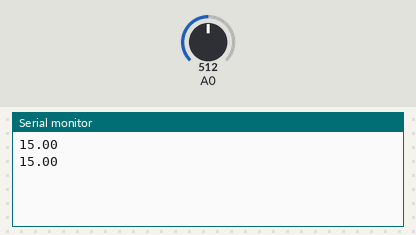
Recording of a sketch running on a simulated Arduino Mega 2560, built with avr-gcc and run on an emulated ATmega2560. Shown: the last lines printed to the serial monitor. The test bench sets the inputs (shaded band); at power-on: A0 = 512.

Above: at 1.8 s.
1.9 s: A0 set to 716
At 2.8 s:
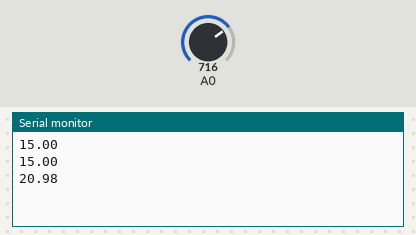
3.4 s: A0 set to 900
At 4.6 s:
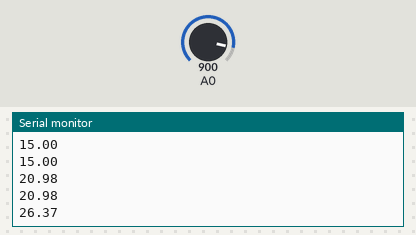
Timing chart, 0 to 6.4 s (numbered marks = the images above; inputs shaded):
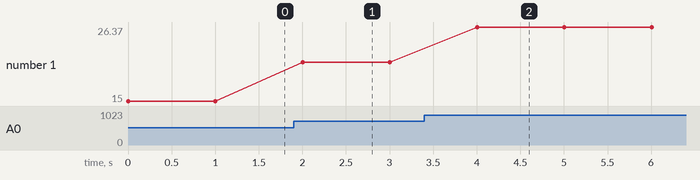

The sketch:

LpcwithESP.ino
```cpp
int RE;
float volt;
void setup() {
  // put your setup code here, to run once:
  Serial.begin(115200);
  Serial3.begin(115200);
  pinMode(A0,INPUT);

}

void loop() {
  // put your main code here, to run repeatedly:

 RE = analogRead(A0);
 float volt=30*RE/1024.0;
 Serial.println(volt);
 Serial3.println(volt);
 delay(1000);
}
```

Measured:
- after the input at 1.9 s, the serial monitor: prints a new line after 0.10 s (image 1)
- after the input at 3.4 s, the serial monitor: prints a new line after 0.60 s (image 2)
- plotted number 1: 15 → 20.98 after the input at 1.9 s, 20.98 → 26.37 after the input at 3.4 s
